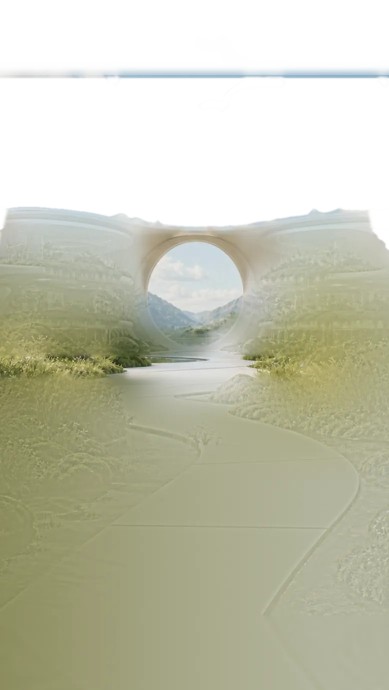
#> input picture prototype-mobile/assets/world/j_far-v4.webp, 778 x 1380 px, given in place of j00_bg-v4.jpg, which was not available (shown at 1/2 size)
$ python build_world.py ../../prototype-mobile/assets/world/j_far-v4.webp
#> lines starting #> are read from the running program, lines starting #| are printed output that depends on the picture
"""Cut the meadow (journey) and the river (wedding) paintings into depth layers.

    python scripts/design/build_world.py [--preview]

Reads the clean paintings from public/img/scenes, estimates depth (world_maps.py),
slices it into a sky and four layers (far, mid, near, fore), and writes
  public/img/world/<j|w>_<kind>.webp   (a few px wider than the frame where the camera
                                        can see past its edge)
  config/world-layers.generated.ts
Every layer is cumulative: it covers everything at its depth and nearer, with the
nearer things replaced by a smooth fill, so when a nearer layer moves aside the
picture behind it is already there. At rest the layers stack back into the painting.
With --preview it also writes a test strip (to WORLD_PREVIEW_DIR) that scales the
layers like the camera does.
"""
import json
import os
import sys

import numpy as np
from PIL import Image, ImageDraw
from scipy import ndimage as ndi

sys.path.insert(0, os.path.dirname(__file__))
import world_maps as wm  # noqa: E402

ROOT = os.path.abspath(os.path.join(os.path.dirname(__file__), "..", ".."))
OUT = os.path.join(ROOT, "public", "img", "world")
W, H = 1920, 1080

def _pts(*xy):
    return [(round(x), round(y)) for x, y in xy]


# The 3.0 paintings (October 2026): the path to the white building (journey) and the hall with the
# round window (wedding). Points are read off the 1920 x 1080 painting.
SCENES = {
    "j": dict(
        name="journey",
        src="public/img/scenes/journey/j00_bg-v4.jpg",
        hy=560,
        vp=(1128, 530),
        # the white building: lifted from the far hills to the middle distance, so it grows as
        # the camera walks up the path (its round arch, with the valley through it, stays far)
        building=dict(box=(590, 268, 1830, 566), arch=((1128, 414), 98)),
        # the two streams beside the path
        water=[
            _pts((1002, 702), (1138, 738), (1138, 768), (1044, 840), (948, 948), (864, 1044), (828, 1080),
                 (516, 1080), (564, 1020), (672, 960), (780, 888), (840, 828), (936, 768), (984, 732)),
            _pts((1500, 832), (1556, 830), (1560, 860), (1440, 960), (1332, 1080), (1272, 1080),
                 (1380, 960), (1450, 870)),
        ],
    ),
    "w": dict(
        name="wedding",
        src="public/img/scenes/wedding/j05_bg-v4.jpg",
        hy=846,
        vp=(956, 560),
        # the round window: the sky and the lake beyond it are the far distance
        window=((956, 504), 346),
        glint=True,
        # the pool in the floor, and the lake seen through the window
        water=[
            _pts((708, 890), (1212, 890), (1180, 930), (1110, 960), (1200, 1010), (1500, 1060), (1700, 1080),
                 (330, 1080), (450, 1030), (600, 980), (700, 945), (720, 915)),
            _pts((640, 735), (1272, 735), (1250, 800), (1180, 846), (956, 850), (730, 846), (660, 800)),
        ],
    ),
}
# where each layer starts in the depth map, and how far past the frame it is extended
KINDS = [
    ("far", 0.001, (150, 150)),
    ("mid", 0.20, (260, 200)),
    ("near", 0.42, (0, 150)),
    ("fore", 0.62, (0, 150)),
]
# how much of the painting's own fine texture goes back into a layer's fill
DETAIL_GAIN = {"far": 0.3, "mid": 0.8, "near": 0.9, "fore": 0.0}
BAND = 0.05
SKY_PAD = (160, 160)
# a changed picture needs a new name: media is cached for a week as immutable (vercel.json)
REV = "-v4"


# [33 lines left out: functions fill_for, pad_reflect, scene_depth, not called in this run]


def build_scene(key, cfg):
#> called with key = 'j'
    img = Image.open(os.path.join(ROOT, cfg["src"])).convert("RGB")
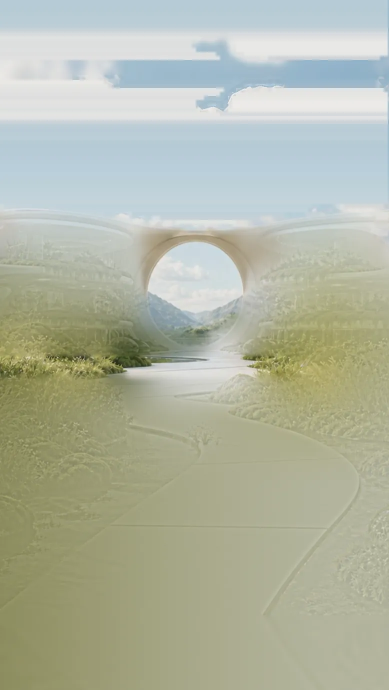
#> img: PIL image 778x1380 RGB (shown at 1/2 size); mean R, G, B 176.9, 182.1, 163.7
#> (the run stopped early here; a loop or call above may not have finished)

$ run again, on prototype-mobile/assets/world/j_mid-v4.webp
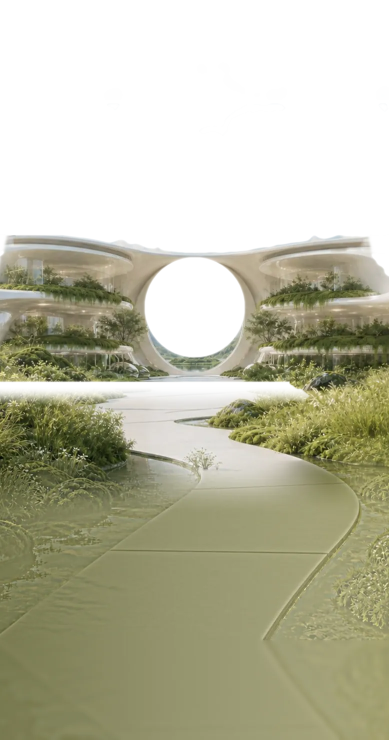
#> input picture prototype-mobile/assets/world/j_mid-v4.webp, 778 x 1480 px, given in place of j00_bg-v4.jpg, which was not available (shown at 1/2 size)
#> in build_scene, `img = Image.open(os.path.join(ROOT, cfg["src"])).convert("RGB")`:
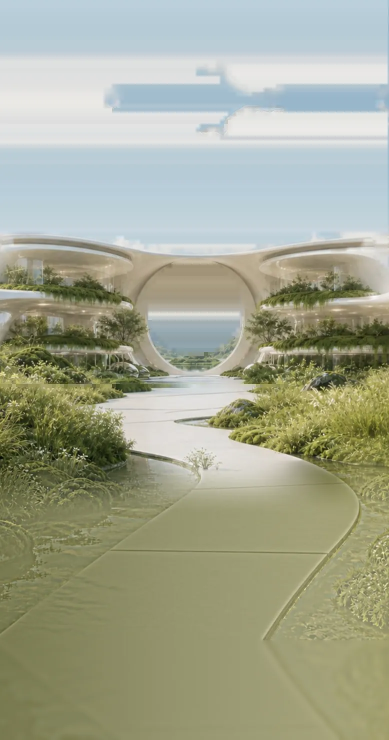
#> img: PIL image 778x1480 RGB (shown at 1/2 size); mean R, G, B 162.9, 166.8, 145.2

$ run again, on prototype-mobile/assets/world/j_mid.webp
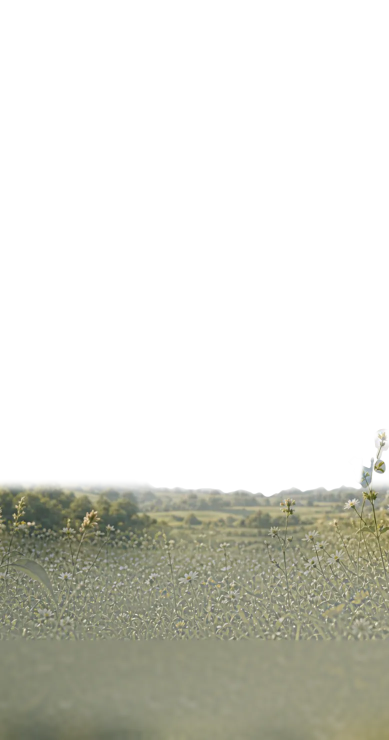
#> input picture prototype-mobile/assets/world/j_mid.webp, 778 x 1480 px, given in place of j00_bg-v4.jpg, which was not available (shown at 1/2 size)
#> in build_scene, `img = Image.open(os.path.join(ROOT, cfg["src"])).convert("RGB")`:
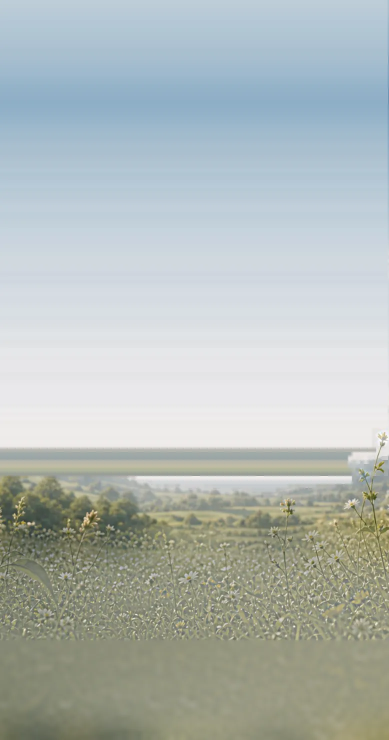
#> img: PIL image 778x1480 RGB (shown at 1/2 size); mean R, G, B 176.8, 185.3, 182.8

$ run again, on prototype-mobile/assets/world/j_near-v4.webp
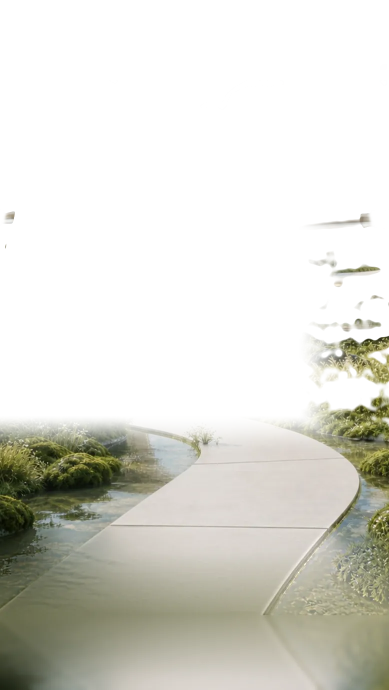
#> input picture prototype-mobile/assets/world/j_near-v4.webp, 778 x 1380 px, given in place of j00_bg-v4.jpg, which was not available (shown at 1/2 size)
#> in build_scene, `img = Image.open(os.path.join(ROOT, cfg["src"])).convert("RGB")`:
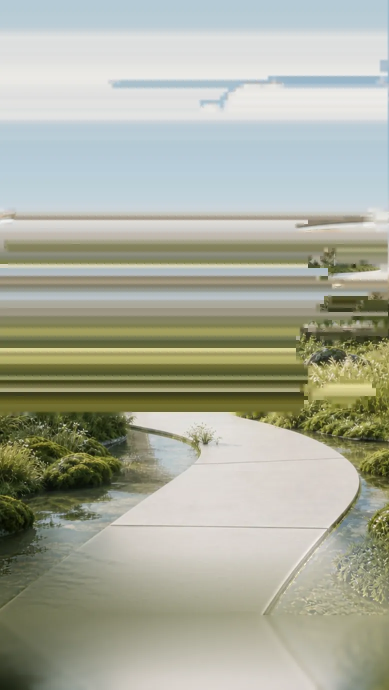
#> img: PIL image 778x1380 RGB (shown at 1/2 size); mean R, G, B 168.8, 171.8, 155.9
